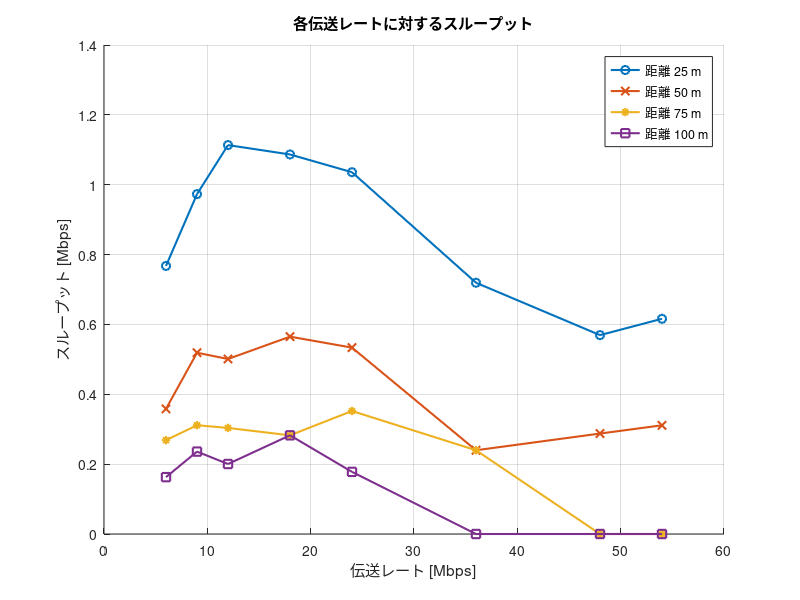

Recreate this plot in MATLAB.
% パラメータの設定
Rmin = [-82, -81, -79, -77, -74, -70, -66, -65]; % 最小受信感度 [dBm]
Tp =10; % 送信電力 [dBm]
f = 2.4* 10^9; % 周波数 [Hz]
c = 3 * 10^8; % 光速 [m/s]
d = [25, 50, 75, 100]; % 端末間の距離 [m]
N = 100; % 端末数
TR = [6, 9, 12, 18, 24, 36, 48, 54]; % 伝送レート [Mbps]

databit = [24, 36, 48, 72, 96, 144, 192, 216]; % OFDMシンボルごとのデータビット[bit]
PLCP_pre = 16; % PLCPプリアンブル[μs]
PLCPhead_sig = 1; % PLCPヘッダ（シグナル）[μs]
PLCPhead_ser = 16; % PLCPヘッダ（サービス）[μs]
ACK = 80; % 802.11ACKフレーム[bit]
MAC = 192; % 802.11MACヘッダ[bit]
LLC = 64; % LLCヘッダ[bit]
packet = 12000; % IPパケット[bit]
FCS = 32; % FCS[bit]
tail = 6; % テイルビット[bit]
SIFS = 10; % [μs]
DIFS = 34; % [μs]
backoff = 101.5; % 平均バックオフ制御時間 [μs]

% グラフの初期化
figure;
hold on;

% マーカーの種類
markers = {'o', 'x', '*', 's'}; % 円, x, アスタリスク, 四角

% 各距離に対してスループットを計算
for j = 1:length(d)
    % 変数の初期化
    n = zeros(size(TR)); % 一度に通信できる端末数
    nt = zeros(size(TR)); % 総送信回数
    d1 = zeros(size(TR)); % 各変調方式における伝送距離[m]
    Lfs = zeros(size(TR)); % 距離減衰 [dB]
    ACK_t= zeros(size(TR)); % ACKフレーム長[μs]
    data_t= zeros(size(TR)); % データ長[μs]
    throughput1 = zeros(size(TR)); % 端末間のスループット [Mbps]
    throughput2 = zeros(size(TR)); % 全体のスループット [Mbps]
    total_tt = zeros(size(TR)); % 1パケットの全体(100台)の送信時間[μs]
    
    for i = 1:length(TR)
        Lfs(i) = Tp - Rmin(i); % 距離減衰 [dB]
        d1(i) = ((10^(Lfs(i) / 20)) * c) / (4 * pi * f); % 伝送距離 [m]
        n(i) = floor(d1(i) / d(j)); % 一度に通信できる端末数

        % 総送信回数の計算
        if mod(N - 1, n(i)) == 0
            nt(i) = (N - 1) / n(i);
        else
            nt(i) = floor((N - 1) / n(i)) + 1;
        end

        % フレームの計算
        ACK_t(i) = PLCP_pre + (PLCPhead_sig + ceil((PLCPhead_ser + ACK + FCS + tail) / databit(i))) * 4;
        data_t(i) = PLCP_pre + (PLCPhead_sig + ceil((PLCPhead_ser + MAC + LLC + packet + FCS + tail) / databit(i))) * 4;

        % スループットの計算
        throughput1(i) = packet / (ACK_t(i) + data_t(i) + SIFS + backoff);
        total_tt(i) = (ACK_t(i) + data_t(i) + SIFS + backoff+6) * nt(i);
        throughput2(i) = packet / total_tt(i);
    end

    % グラフにプロット
    plot(TR, throughput2, 'LineWidth', 1.5, 'Marker', markers{j}, 'DisplayName', ['距離 ' num2str(d(j)) ' m']);
end

xlabel('伝送レート [Mbps]');
ylabel('スループット [Mbps]');
title('各伝送レートに対するスループット');
legend('show');
grid on;
hold off;
